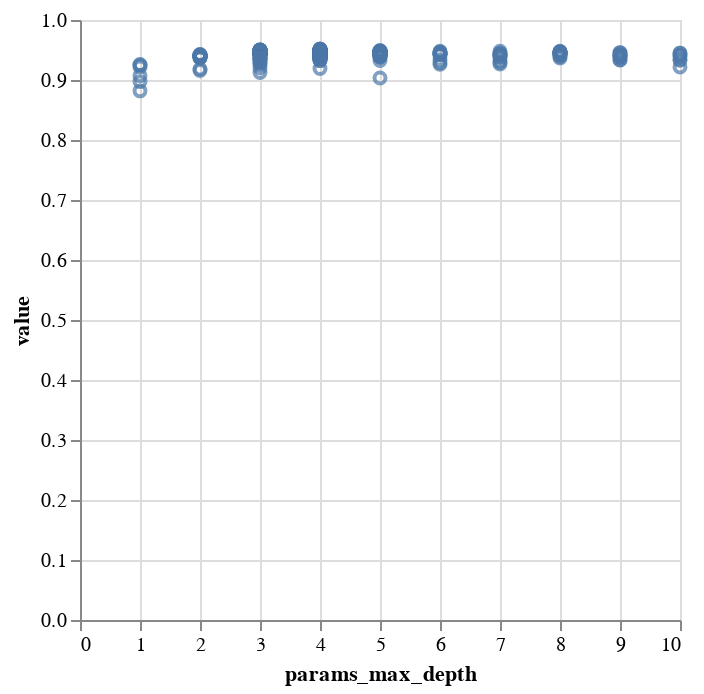

The notebook cell saved with this chart:
### Code cell
alt.Chart(result).mark_point().encode(
    x='params_max_depth'
    ,y='value'
)

### Figure 1 — Vega-Lite specification as saved in the notebook (floating-point values rounded to 4 significant figures; data arrays with more than 128 entries replaced by an {"elided": "..."} marker saying what was removed)
{"config": {"view": {"continuousWidth": 300, "continuousHeight": 300}}, "data": {"name": "data-14d16302af1e76f769cee2f7d1c77dd7"}, "mark": {"type": "point"}, "encoding": {"x": {"field": "params_max_depth", "type": "quantitative"}, "y": {"field": "value", "type": "quantitative"}}, "$schema": "https://vega.github.io/schema/vega-lite/v5.20.1.json", "datasets": {"data-14d16302af1e76f769cee2f7d1c77dd7": {"elided": "500 records"}}}
